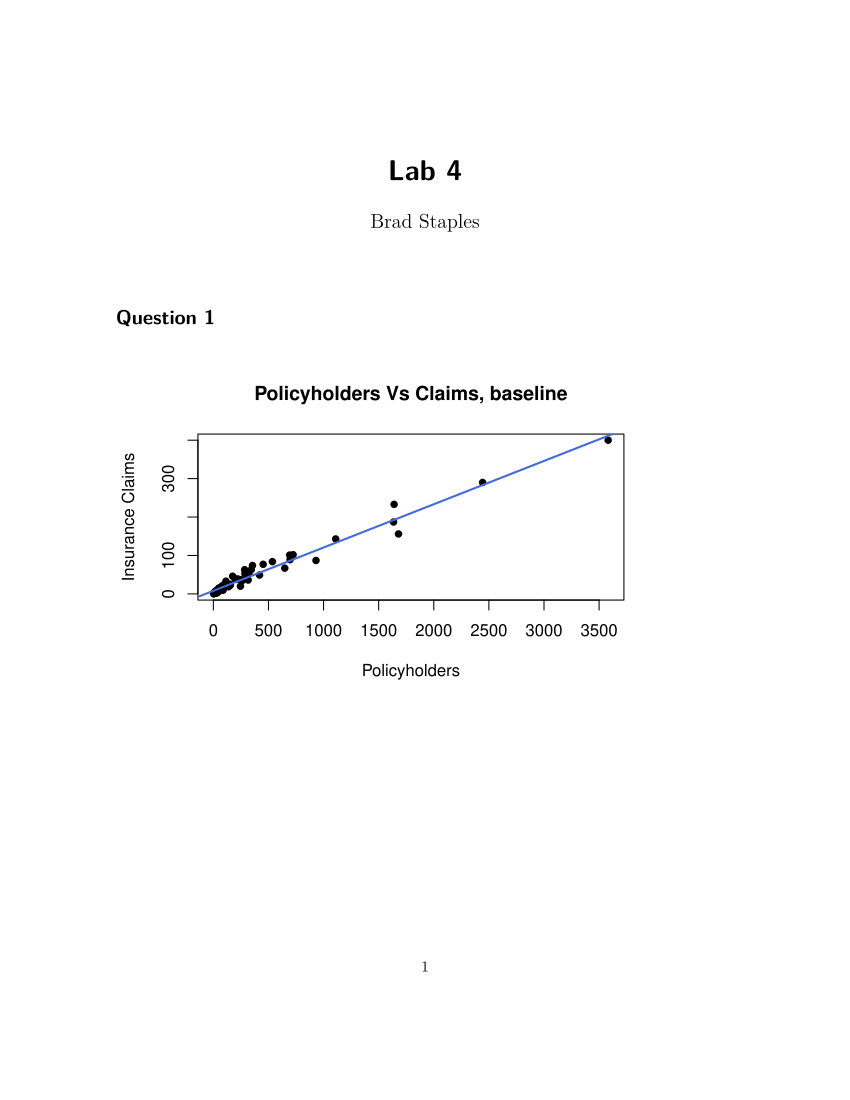

Reproduce this figure in R.
library(MASS)
attach(Insurance)
data(Insurance)

## 1a
plot(Holders, Claims,
     xlab="Policyholders",
     ylab="Insurance Claims",
     pch=16)
mod1<-lm(Claims~Holders)
abline(mod1, col="royalblue", lwd=2)
plot(mod1$fitted.values, mod1$residuals)
abline(h=0, col=2, lwd=3)

## 1b
ins2<-Insurance[Insurance$Claims>0,]
plot(log(Holders), log(Claims),
     xlab="Policyholders",
     ylab="Insurance Claims",
     pch=16)
mod2 <- lm(log(Claims) ~ log(Holders), data = ins2)
abline(mod2, col="royalblue", lwd=2)
summary(mod2)
## 1d
plot(mod2$fitted.values, mod2$residuals, pch=16)
quantile(mod2$fitted.values, c(.2,.4,.6,.8))
fv<-mod2$fitted.values
grps<-(fv>4.133775 )+(fv>3.566796 )+(fv>2.773839 )+(fv>2.090657 )
table(grps)
plot(mod2$fitted.values, mod2$residuals, pch=16, col=grps+1)

grp.var<-by(mod2$residuals, grps, var)
grp.med<-by(mod2$fitted, grps, median)

#plot(grp.med, grp.var, pch=16)
#plot(grp.med^0.5, grp.var, pch=16)
plot(1/grp.med, grp.var, pch=16)
var.mod<-lm(grp.var~I(1/grp.med))
abline(var.mod, col="royalblue3", lwd=3)
var.est<-var.mod$coef[1]+(var.mod$coef[2]*mod2$fitted.values)

mod3<-lm(I(log(ins2$Claims))~I(log(ins2$Holders)),weights=1/var.est)
summary(mod3)$coef
summary(mod2)
summary(mod3)

## 1e
predict(mod2, newdata=data.frame(Holders=700), interval="confidence", level=0.98)
predict(mod2, newdata=data.frame(Holders=80), interval="prediction", level=0.98)


## 2a
library(MASS)
attach(muscle)
help(muscle)
#normal
plot(Conc, Length)
reg1<-lm(Length~Conc)
abline(reg1, col="darkred", lwd=3)
plot(reg1$fitted.values, reg1$residuals)
abline(h=0, col=2, lwd=3)
#squared
plot(Conc^2, Length)
reg2<-lm(Length~I(Conc^2))
abline(reg2, col="darkred", lwd=3)
plot(reg2$fitted.values, reg2$residuals)
abline(h=0, col=2, lwd=3)
#square root
windows()
plot(sqrt(Conc), Length)
reg3<-lm(Length~sqrt(Conc))
abline(reg3, col="darkred", lwd=3)
plot(reg3$fitted.values, reg3$residuals)
abline(h=0, col=2, lwd=3)
#inverse
plot(1/Conc, Length)
reg4<-lm(Length~I(1/Conc))
abline(reg4, col="darkred", lwd=3)
plot(reg4$fitted.values, reg4$residuals)
abline(h=0, col=2, lwd=3)
#logarithmic
windows()
plot(log(Conc), Length)
reg5<-lm(Length~log(Conc))
abline(reg5, col="darkred", lwd=3)
plot(reg5$fitted.values, reg5$residuals)
abline(h=0, col=2, lwd=3)

library(faraway)
attach(clot)
help(clot)
#plot(conc, time)

## 3a 
plot(conc[lot=="one"], time[lot=="one"])
blood1<-lm(time[lot=="one"]~conc[lot=="one"])
abline(blood1, col="darkred", lwd=3)
plot(blood1$fitted.values, blood1$residuals)
abline(h=0, col=2, lwd=3)
# squared
plot(I(conc[lot=="one"]^2), time[lot=="one"])
blood2<-lm(time[lot=="one"]~I(conc[lot=="one"]^2))
abline(blood2, col="darkred", lwd=3)
plot(blood2$fitted.values, blood2$residuals)
abline(h=0, col=2, lwd=3)
#sqrt
plot(sqrt(conc[lot=="one"]), time[lot=="one"])
blood3<-lm(time[lot=="one"]~sqrt(conc[lot=="one"]))
abline(blood3, col="darkred", lwd=3)
plot(blood3$fitted.values, blood3$residuals)
abline(h=0, col=2, lwd=3)
#inverse
plot(I(1/conc[lot=="one"]), time[lot=="one"])
blood4<-lm(time[lot=="one"]~I(1/conc[lot=="one"]))
abline(blood4, col="darkred", lwd=3)
plot(blood4$fitted.values, blood4$residuals)
abline(h=0, col=2, lwd=3)
#logarithmic
plot(log(conc[lot=="one"]), time[lot=="one"])
blood5<-lm(time[lot=="one"]~log(conc[lot=="one"]))
abline(blood5, col="darkred", lwd=3)
plot(blood5$fitted.values, blood5$residuals)
abline(h=0, col=2, lwd=3)

predict(blood4, newdata=data.frame(Conc=50), interval="confidence", level=0.95)
predict(blood4, newdata = data.frame(`I(1/conc[lot == "one"])` = 1/50), interval="confidence", level=0.95)


lot1 <- clot[lot=="one", ]
lot1$invConc <- 1/lot1$conc
blood4<-lm(time ~ invConc, data = lot1)
predict(blood4, newdata = data.frame(invConc = 1/50), interval="confidence", level=0.95)

install.packages("sp")
library(sp)
data(meuse)
attach(meuse)
library(MASS)

## Baseline plot
plot(dist, lead)
model1<-lm(lead~dist, data=meuse)
abline(model1, col="darkred", lwd=3)
plot(model1$fitted.values, model1$residuals)
abline(h=0, col=2, lwd=3)

#squared
plot(I(dist^2), lead)
model2<-lm(lead~I(dist^2))
abline(model2, col="darkred", lwd=3)
plot(model2$fitted.values, model2$residuals)
abline(h=0, col=2, lwd=3)
#square root
plot(sqrt(dist), lead)
model3<-lm(lead~sqrt(dist))
abline(model3, col="darkred", lwd=3)
plot(model3$fitted.values, model3$residuals)
abline(h=0, col=2, lwd=3)
#log
plot(log(dist), lead)
df<-meuse[dist > 0, ]
model4<-lm(lead ~ log(dist), data=df)
abline(model4, col="darkred", lwd=3)
plot(model4$fitted.values, model4$residuals)
abline(h=0, col=2, lwd=3)
#inverse
plot(I(1/dist), lead)
model5<-lm(lead~I(1/dist), data=df)
abline(model5, col="darkred", lwd=3)
plot(model5$fitted.values, model5$residuals)
abline(h=0, col=2, lwd=3)

#boxcox
bc<-boxcox(model1)
lambda <- bc$x[which.max(bc$y)]
lead_trans<-(lead^lambda-1)/lambda
model6<-lm(lead_trans~dist)
plot(dist, lead_trans)
abline(model6)
plot(model6$fitted.values, model6$residuals)
abline(h=0, col=2, lwd=3)

#confidence interval
predict(model3,list(dist=c(.25, .7, 1)),interval="confidence", level=0.95)
predict(model4,list(dist=c(.25, .7, 1)),interval="confidence", level=0.95)
conft<-predict(model6,list(dist=c(.25, .7, 1)),interval="confidence", level=0.95)
conft_norm<-(lambda * conft + 1)^(1/lambda)
conft_norm
